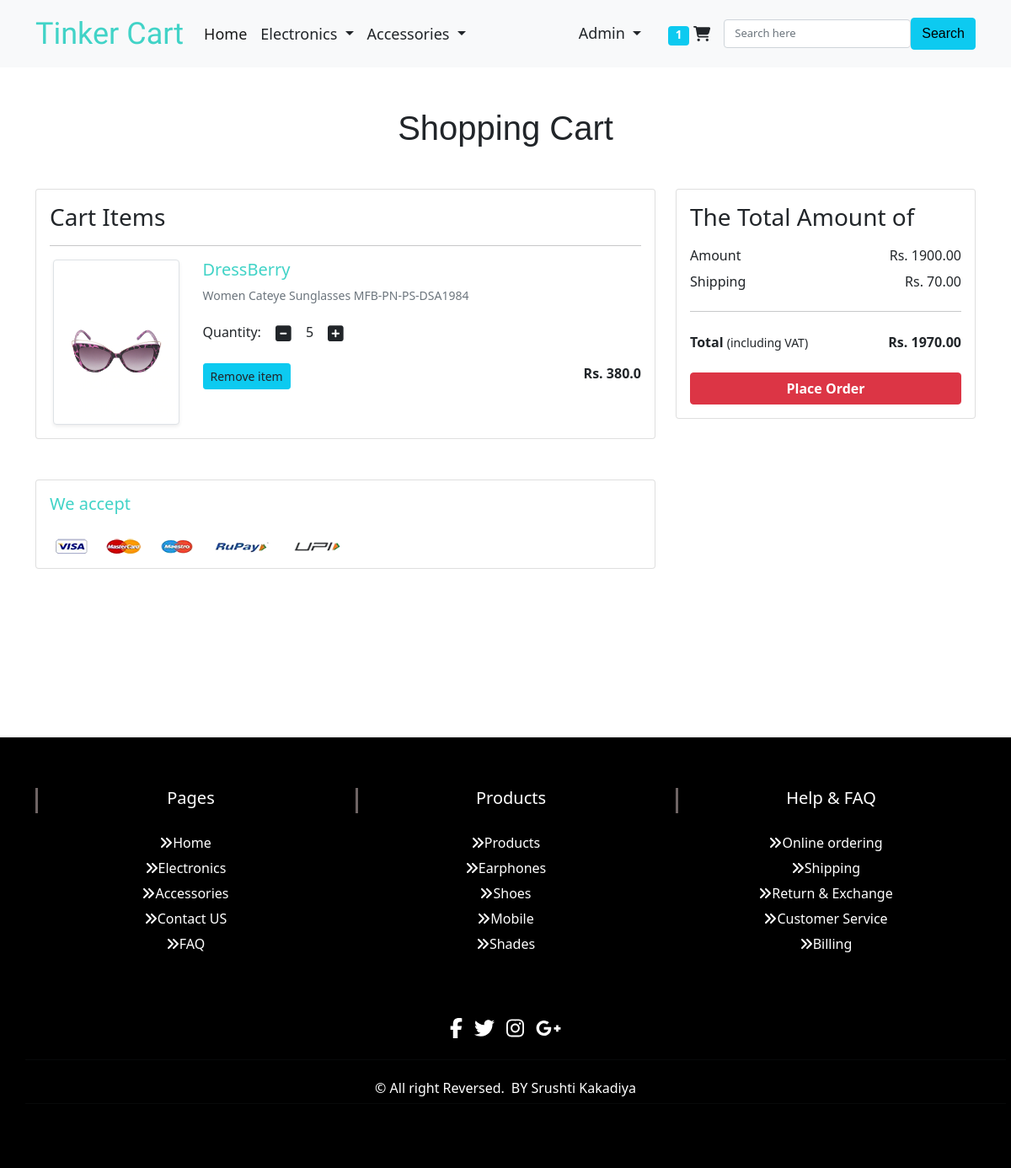
The app's page /cart/ (signed in) with its own data.
### app/models.py (models this page shows, shortened)
class Cart(models.Model):
 user = models.ForeignKey(User, on_delete=models.CASCADE)
 product = models.ForeignKey(Product, on_delete=models.CASCADE)
 quantity = models.PositiveIntegerField(default=1)
 def __str__(self):
  return str(self.id)

class Product(models.Model):
 title = models.CharField(max_length=100)
 selling_price = models.FloatField()
 discounted_price = models.FloatField()
 description = models.TextField()
 brand = models.CharField(max_length=100)
 category = models.CharField( choices=CATEGORY_CHOICES, max_length=2)
 product_image0 = models.ImageField(upload_to='productimg', default="")
 product_image1= models.ImageField(upload_to='productimg', default="")

### app/views.py (the view)
# urls.py: path('cart/', views.show_cart, name='showcart'),
@login_required
def show_cart(request):
	totalitem = 0
	if request.user.is_authenticated:
		totalitem = len(Cart.objects.filter(user=request.user))
		user = request.user
		cart = Cart.objects.filter(user=user)
		amount = 0.0
		shipping_amount = 70.0
		totalamount=0.0
		cart_product = [p for p in Cart.objects.all() if p.user == request.user]
		print(cart_product)
		if cart_product:
			for p in cart_product:
				tempamount = (p.quantity * p.product.discounted_price)
				amount += tempamount
			totalamount = amount+shipping_amount
			return render(request, 'app/addtocart.html', {'carts':cart, 'amount':amount, 'totalamount':totalamount, 'totalitem':totalitem})
		else:
			return render(request, 'app/emptycart.html', {'totalitem':totalitem})
	else:
		return render(request, 'app/emptycart.html', {'totalitem':totalitem})

### app/templates/app/addtocart.html (shortened to what this page needs)
{% extends 'app/base.html' %}
{% load static %}
{% block main-content %}
<div class="container my-5">
 <div class="row">
  <h1 class="text-center mb-5">Shopping Cart</h1>
  <div class="col-sm-8">
  <div class="card">
   <div class="card-body">
    <h3>Cart Items</h3>
    {% for cart in carts %}
    <hr>
    <div class="row">
     <div class="col-sm-3 text-center align-self-center"><img src="{{cart.product.product_image0.url}}" alt="" srcset="" class="img-fluid img-thumbnail shadow-sm" height="150" width="150"> </div>
     <div class="col-sm-9">
      <div>
       <h5>{{cart.product.title}}</h5>
       <p class="mb-2 text-muted small">{{cart.product.description}}</p>
       <div class="my-3">
        <label for="quantity">Quantity:</label>
        <a class="minus-cart btn" pid="{{cart.product.id}}"><i class="fas fa-minus-square fa-lg"></i></a>
          <span id="quantity">{{cart.quantity}}</span>
        <a class="plus-cart btn" pid="{{cart.product.id}}"><i class="fas fa-plus-square fa-lg"></i></a>
       </div>
       <div class="d-flex justify-content-between">
        <a class="btn btn-sm btn-info mr-3 remove-cart" pid={{cart.product.id}}>Remove item </a>
        <p class="mb-0"><span><strong>Rs. {{cart.product.discounted_price}}</strong></span></p>
       </div>
      </div>
     </div>
    </div>
    {% endfor %}
   </div>
   </div>
  </div>
  <div class="col-sm-4">
   <div class="card">
    <div class="card-body">
      <h3>The Total Amount of</h3>
      <ul class="list-group">
       <li class="list-group-item d-flex justify-content-between align-items-center border-0 px-0 pb-0">Amount<span>Rs. <span id="amount">{{amount|floatformat:2}}</span> </span></li>
       <li class="list-group-item d-flex justify-content-between align-items-center border-0 px-0">Shipping<span>Rs. 70.00</span></li>
       <hr>
       <li class="list-group-item d-flex justify-content-between align-items-center border-0 px-0 mb-3">
        <div>
           <strong>Total</strong> <small>(including VAT)</small>
         </div>
         <span><strong>Rs. </strong><strong id="totalamount"> {{totalamount|floatformat:2}}</strong></span>
       </li>
      </ul>
      <div class="d-grid"><a href="{% url 'checkout' %}" class="btn btn-danger fw-bold">Place Order</a></div>
    </div>
   </div>
  </div>
 </div>
</div>
<div class="container">
 <div class="row">
  <div class="col-sm-8">
   <div class="card">
    <div class="card-body">
      <h5 class="mb-4">We accept</h5>
      <img src="{% static 'app/images/payment.png' %}" alt="" class="img-fluid">
    </div>
  </div>
  </div>
 </div>
</div>
{% endblock main-content %}

### app/templates/app/base.html (shortened to what this page needs)
<!doctype html>
{% load static %}
<html lang="en">
<head>
  <link href="//maxcdn.bootstrapcdn.com/bootstrap/4.0.0/css/bootstrap.min.css" rel="stylesheet" id="bootstrap-css">
  <link rel="stylesheet" href="https://stackpath.bootstrapcdn.com/font-awesome/4.7.0/css/font-awesome.min.css">
  <link href="https://cdn.jsdelivr.net/npm/bootstrap@5.0.0-beta1/dist/css/bootstrap.min.css" rel="stylesheet"
>
  <link rel="stylesheet" href="{% static 'app/css/owl.carousel.min.css' %}">
  <link rel="stylesheet" href="{% static 'app/css/all.min.css' %}">
  <link rel="stylesheet" href="{% static 'app/css/style.css' %}">
  <link rel="stylesheet" href="{% static 'app/css/style1.css' %}">
  <link rel="stylesheet" href="{% static 'app/css/footer.css' %}">
</head>
<body>
  <nav class="navbar navbar-expand-lg navbar-light bg-light" style="font-size:18px;">
    <div class="container">
      <a class="navbar-brand" style='color: rgb(29, 100, 94);' href="/">Tinker Cart</a>
      <div class="collapse navbar-collapse" id="navbarSupportedContent">
        <ul class="navbar-nav me-auto mb-2 mb-lg-0">
          <li class="nav-item ">
            <a class="nav-link active" aria-current="page" href="/">Home</a>
          </li>
          <li class="nav-item dropdown text-dark">
            <a class="nav-link dropdown-toggle text-dark" href="#" id="electronicsDropdown" role="button"
              data-bs-toggle="dropdown" aria-expanded="false">
              Electronics
            </a>
          </li>
          <li class="nav-item dropdown">
            <a class="nav-link dropdown-toggle text-dark" href="#" id="fashionDropdown" role="button"
              data-bs-toggle="dropdown" aria-expanded="false">
              Accessories
            </a>
          </li>
        </ul>
        <div>
          <ul class="navbar-nav me-auto mb-2 mb-lg-0">
            {% if request.user.is_authenticated %}
            <li class="nav-item dropdown mx-2">
              <a class="nav-link dropdown-toggle text-dark" href="#" id="profileDropdown" role="button"
                data-bs-toggle="dropdown" aria-expanded="false">
                {{request.user.username|capfirst}}
              </a>
            </li>
            <li class="nav-item mx-2">
              <a href="{% url 'showcart' %}" class="nav-link text-dark" style="font-size: large;"><span
                  class="badge bg-info">{{totalitem}}</span> <i class="fas fa-shopping-cart"
                  style="font-size: large;"></i> </a>
            </li>
            {% endif %}
          </ul>
        </div>
          <form class="form-inline" action="{% url 'search' %}" method="get">
            <input class="form-control mr-sm-0" type="search"  style="font-size: small;" placeholder="Search here" aria-label="Search">
            <button class="btn btn-info my-3 my-sm-0" style="font-size: medium; font-family: 'Lucida Sans', 'Lucida Sans Regular', 'Lucida Grande', 'Lucida Sans Unicode', Geneva, Verdana, sans-serif;" type="submit">Search</button>
          </form>
      </div>
    </div>
  </nav>
  {% block main-content %} {% endblock main-content %}
  <section id="footer" style="margin-top:25vh; position: relative;">
    <div class="container">
      <div class="row text-center text-xs-center text-sm-left text-md-left">
        <div class="col-xs-12 col-sm-4 col-md-4">
          <h5>Pages</h5>
          <ul class="list-unstyled quick-links" style="font-size:medium;">
            <li><a href="{% url 'orders' %}"><i class="fa fa-angle-double-right"></i>Home</a></li>
            <li><a href="{% url 'mobile' %}"><i class="fa fa-angle-double-right"></i>Electronics</a></li>
            <li><a href="{% url 'Shoes' %}"><i class="fa fa-angle-double-right"></i>Accessories</a></li>
            <li><a href="{% url 'home' %}"><i class="fa fa-angle-double-right"></i>Contact US</a>
            </li>
            <li><a href="{% url 'home' %}"><i class="fa fa-angle-double-right"></i>FAQ</a></li>
          </ul>
        </div>
        <div class="col-xs-12 col-sm-4 col-md-4">
          <h5>Products</h5>
          <ul class="list-unstyled quick-links" style="font-size: medium;">
            <li><a href="{% url 'home' %}"><i class="fa fa-angle-double-right"></i>Products</a></li>
            <li><a href="{% url 'mobile' %}"><i class="fa fa-angle-double-right"></i>Earphones</a></li>
            <li><a href="{% url 'Shoes' %}"><i class="fa fa-angle-double-right"></i>Shoes</a></li>
            <li><a href="{% url 'mobile' %}"><i class="fa fa-angle-double-right"></i>Mobile</a>
            </li>
            <li><a href="{% url 'Shoes' %}"><i class="fa fa-angle-double-right"></i>Shades</a></li>
          </ul>
        </div>
        <div class="col-xs-12 col-sm-4 col-md-4">
          <h5>Help & FAQ </h5>
          <ul class="list-unstyled quick-links" style="font-size: medium;">
            <li><a href="{% url 'home' %}"><i class="fa fa-angle-double-right"></i>Online ordering</a></li>
            <li><a href="{% url 'home' %}"><i class="fa fa-angle-double-right"></i>Shipping</a></li>
            <li><a href="{% url 'home' %}"><i class="fa fa-angle-double-right"></i>Return & Exchange</a></li>
            <li><a href="{% url 'home' %}"><i class="fa fa-angle-double-right"></i>Customer Service</a>
            </li>
            <li><a href="{% url 'home' %}" title="Design and developed by"><i
                  class="fa fa-angle-double-right"></i>Billing</a></li>
          </ul>
        </div>
      </div>
      <div class="row">
        <div class="col-xs-12 col-sm-12 col-md-12 mt-2 mt-sm-5" style="font-size:x-large;">
          <ul class="list-unstyled list-inline social text-center" >
            <li class="list-inline-item"><a href="https://www.facebook.com/"><i
                  class="fab fa-facebook-f"></i></a></li>
            <li class="list-inline-item"><a href="https://www.instagram.com/"><i
                  class="fab fa-twitter"></i></a></li>
            <li class="list-inline-item"><a href="https://twitter.com/?lang=en"><i
                  class="fab fa-instagram"></i></a></li>
            <li class="list-inline-item"><a href="https://myaccount.google.com/profile"><i
                  class="fab fa-google-plus-g"></i></a></li>
          </ul>
        </div>
        <hr>
      </div>
      <div class="row">
        <div class="col-xs-12 col-sm-12 col-md-12 mt-2 mt-sm-2 text-center text-white">
          <p class="h6">© All right Reversed.<a class="text-green ml-2" href="https://www.sunlimetech.com"
              target="_blank">BY Srushti Kakadiya</a></p>
        </div>
        <hr>
      </div>
    </div>
  </section>
</body>
</html>

### app/static/app/css/style.css (style rules this page uses)
.navbar-brand { color: rgb(65, 211, 199) !important; }

### app/static/app/css/style1.css (style rules this page uses)
h1 { font-family: 'Oswald', sans-serif; }

### app/static/app/css/footer.css (style rules this page uses)
section { padding: 60px 0; }
#footer { background: #000000 !important; }
#footer h5 { padding-left: 10px; border-left: 3px solid #6e6464; padding-bottom: 6px; margin-bottom: 20px; color: #ffffff; }
#footer a { color: #ffffff; text-decoration: none !important; background-color: transparent; -webkit-text-decoration-skip: objects; }
#footer ul.social li { padding: 3px 0; }
#footer ul.social li a, #footer ul.quick-links li a { color: #ffffff; }
#footer ul.quick-links li { padding: 3px 0; -webkit-transition: .5s all ease; -moz-transition: .5s all ease; transition: .5s all ease; }

### app/templates/app/base.html (style rules this page uses)
.navbar-brand { font-family: 'Pattaya', sans-serif; font-size: 36px; left: 0px; color: rgb(65, 211, 199); }
h5 { color: rgb(65, 211, 199); }

### records on screen
Cart: product.product_image0 (picture), product "DressBerry", product.description "Women Cateye Sunglasses MFB-PN-PS-DSA1984", quantity "5", product.discounted_price "380.0"

### other values on screen
{{ request.user.username|capfirst }} "Admin"
{{ totalitem }} "1"
{{ amount|floatformat:2 }} "1900.00"
{{ totalamount|floatformat:2 }} "1970.00"
